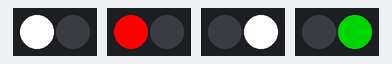
Simulated run of this sketch. Board: Arduino Uno, built with avr-gcc and run on an emulated ATmega328P. Parts: 4 × 2 RGB LEDs in strip order, left to right. Dim RGB values are drawn brighter than linear.

Above: at 3.05 s.
At 3.9 s:
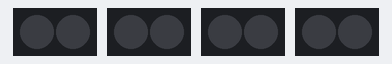
At 6.4 s:
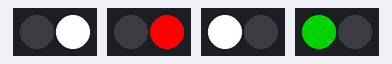
Timing chart, 0 to 6.7 s (numbered marks = the images above):
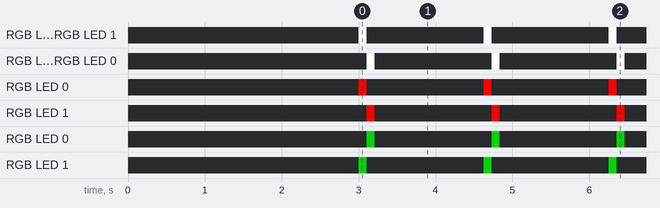

The sketch:

Drone_LEDs.ino
```cpp
#include "FastLED.h"

FASTLED_USING_NAMESPACE

#if defined(FASTLED_VERSION) && (FASTLED_VERSION < 3001000)
#warning "Requires FastLED 3.1 or later; check github for latest code."
#endif

#define MOTOR1_DATA_PIN    2
#define MOTOR2_DATA_PIN    3
#define MOTOR3_DATA_PIN    4
#define MOTOR4_DATA_PIN    5

#define LED_TYPE         WS2811
#define COLOR_ORDER      BRG
#define LEDS_PER_STRIP   2
#define NUMBER_OF_STRIPS 4

CRGB leds[LEDS_PER_STRIP * NUMBER_OF_STRIPS];

#define BRIGHTNESS         255
//#define FRAMES_PER_SECOND  120

#define prt CRGB::Red
#define sbd CRGB::Green
#define aft CRGB::White
#define collisionFlashes 4

#define pause 600


void setup() {
  delay(3000); // 3 second delay for recovery

    FastLED.addLeds<LED_TYPE,MOTOR1_DATA_PIN,COLOR_ORDER>(leds, 0 * LEDS_PER_STRIP, LEDS_PER_STRIP).setCorrection(TypicalLEDStrip);
    FastLED.addLeds<LED_TYPE,MOTOR2_DATA_PIN,COLOR_ORDER>(leds, 1 * LEDS_PER_STRIP, LEDS_PER_STRIP).setCorrection(TypicalLEDStrip);
    FastLED.addLeds<LED_TYPE,MOTOR3_DATA_PIN,COLOR_ORDER>(leds, 3 * LEDS_PER_STRIP, LEDS_PER_STRIP).setCorrection(TypicalLEDStrip);
    FastLED.addLeds<LED_TYPE,MOTOR4_DATA_PIN,COLOR_ORDER>(leds, 2 * LEDS_PER_STRIP, LEDS_PER_STRIP).setCorrection(TypicalLEDStrip);

  // set master brightness control
  FastLED.clear();
  FastLED.setBrightness(BRIGHTNESS);
}

void loop()
{
  doNavLights();

  FastLED.delay(pause);

  doCollisionLights();

  FastLED.delay(pause);
}

void doNavLights() {
  int lastLedIndex = (LEDS_PER_STRIP * NUMBER_OF_STRIPS) - 1;

    for (int i=0; i < LEDS_PER_STRIP; i++) {
      leds[i]                = aft;
      leds[lastLedIndex - i] = aft;

      leds[LEDS_PER_STRIP + i]                = prt;
      leds[lastLedIndex - LEDS_PER_STRIP - i] = sbd;

      FastLED.show();
      FastLED.delay(100);

      leds[i]                  = CRGB::Black;
      leds[i + LEDS_PER_STRIP] = CRGB::Black;

      leds[lastLedIndex - i]                  = CRGB::Black;
      leds[lastLedIndex - LEDS_PER_STRIP - i] = CRGB::Black;

      FastLED.show();
    }
}

void doCollisionLights() {

  for (int count = 0; count < collisionFlashes; count++) {

    for (int i = 0; i < LEDS_PER_STRIP * NUMBER_OF_STRIPS; i++) {
      leds[i] = CRGB::White;
    }
    FastLED.show();
    FastLED.delay(1);

    for (int i = 0; i < LEDS_PER_STRIP * NUMBER_OF_STRIPS; i++) {
      leds[i] = CRGB::Black;
    }
    FastLED.show();
    FastLED.delay(49);
  }
}
```

Measured:
- by itself, RGB LED 0, RGB LED 1, RGB LED 0, RGB LED 1: alternates RGB(255, 255, 255) for 0.10 s and off for 1.5 s
- by itself, RGB LED 0, RGB LED 1: alternates RGB(255, 0, 0) for 0.10 s and off for 1.5 s
- by itself, RGB LED 0, RGB LED 1: alternates RGB(0, 128, 0) for 0.10 s and off for 1.5 s
